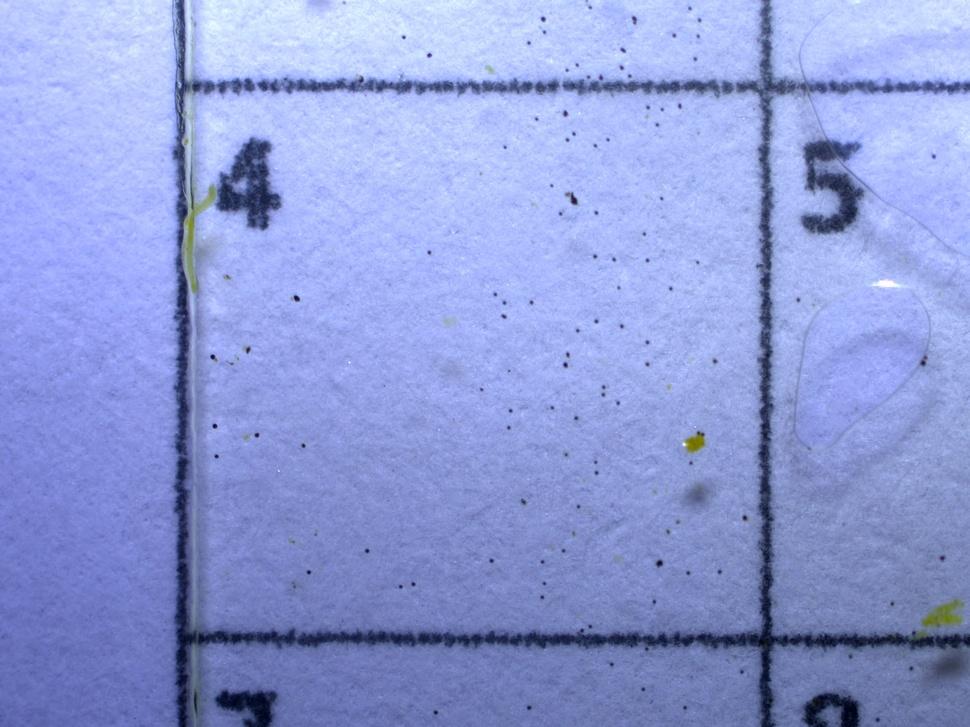
#> input picture datasets/images/excluded/0_IR64_R1_T1_POLLEN4_05May2026_x1.2.jpg, 970 x 727 px, shrunk from 2592 x 1944 before the run; its folder holds only this picture in this run
$ python apply_clahe.py
#> lines starting #> are read from the running program, lines starting #| are printed output that depends on the picture
import cv2
import shutil
import glob
from pathlib import Path

def apply_clahe():
    images_dir = Path("datasets/images")
    backup_dir = Path("datasets/images_original")

    if not backup_dir.exists():
        print("[INFO] Creating backup of datasets/images to datasets/images_original...")
        shutil.copytree(images_dir, backup_dir)
    else:
        print("[INFO] Backup datasets/images_original already exists. Proceeding...")

    # Find all image files
    extensions = ("*.jpg", "*.jpeg", "*.png")
    image_paths = []
    for ext in extensions:
        image_paths.extend(images_dir.rglob(ext))
#> pass 2 of the loop in apply_clahe, `for ext in extensions:`:

    if not image_paths:
        print("[WARN] No images found in datasets/images!")
        return

    clahe = cv2.createCLAHE(clipLimit=2.5, tileGridSize=(8, 8))

    count = 0
    for path in image_paths:
        img_bgr = cv2.imread(str(path))
#> img_bgr is the input picture: shape (727, 970, 3); mean B, G, R 215.5, 155.8, 141.7
        if img_bgr is None:
            continue

        # Convert to LAB color space
        lab = cv2.cvtColor(img_bgr, cv2.COLOR_BGR2LAB)
#> lab: shape (727, 970, 3); mean of channels 0, 1, 2 165.7, 137.4, 95.9
        l_channel, a_channel, b_channel = cv2.split(lab)
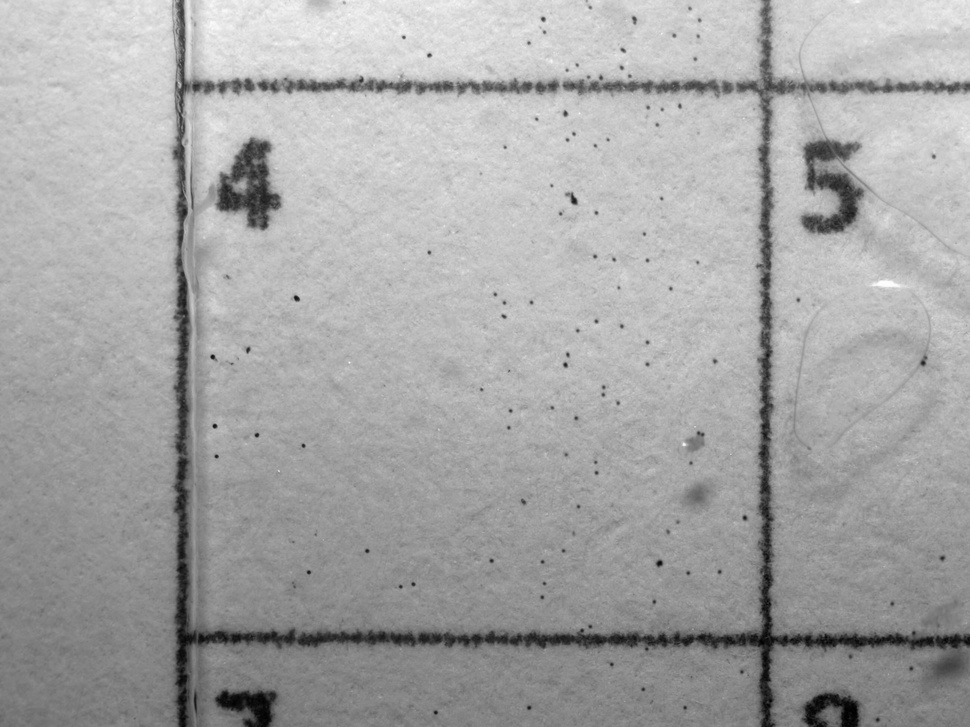
#> l_channel: shape (727, 970); min 0, max 254, mean 165.7
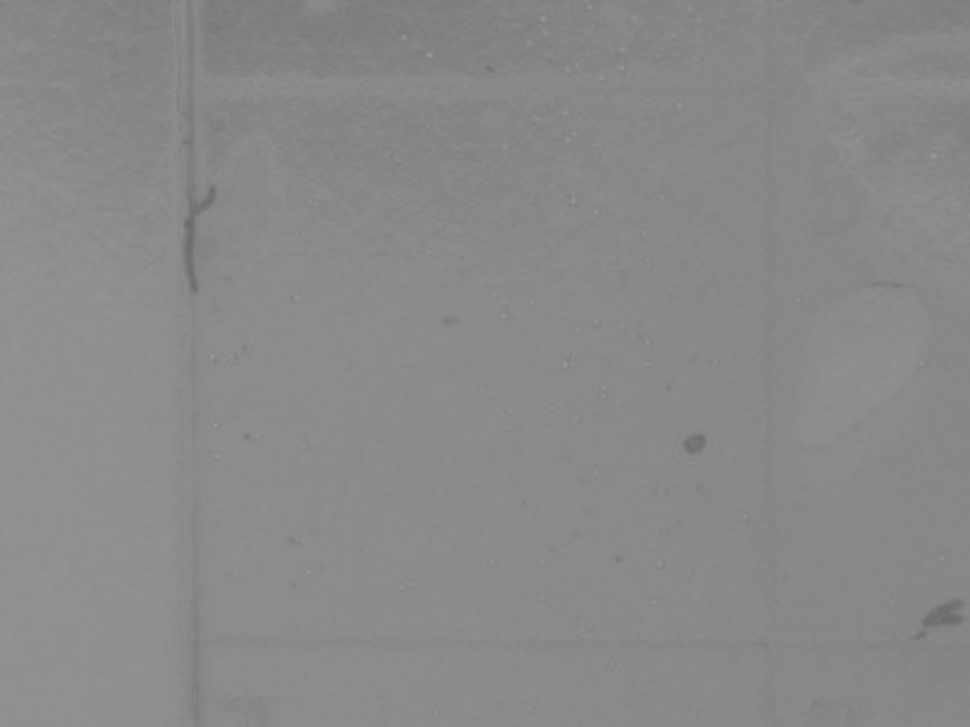
#> a_channel: shape (727, 970); min 108, max 154, mean 137.4
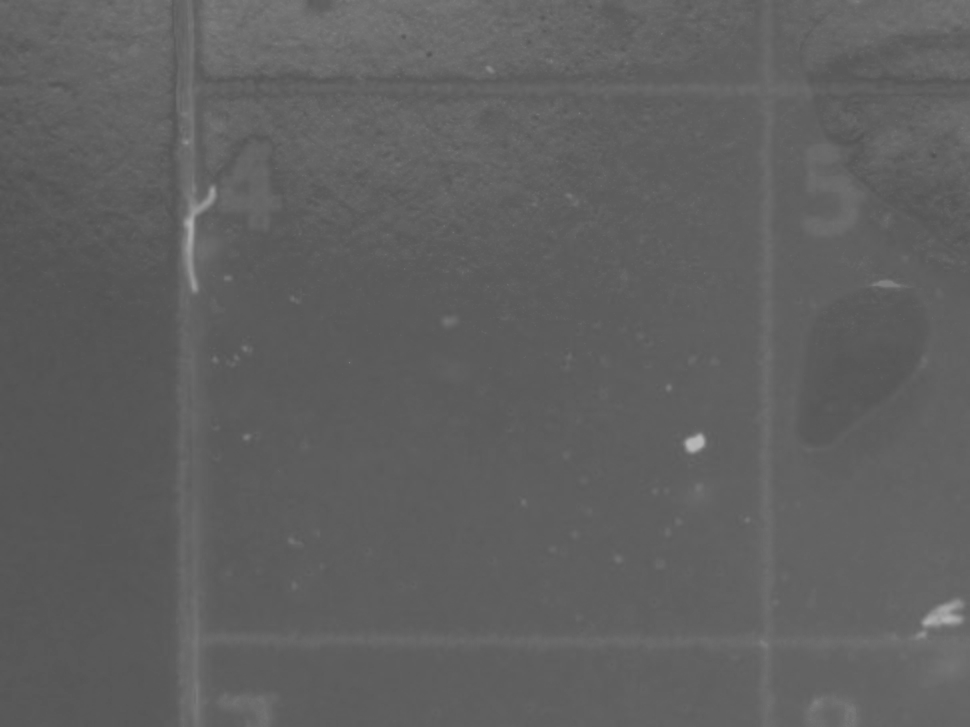
#> b_channel: shape (727, 970); min 80, max 184, mean 95.9

        # Apply CLAHE to the lightness channel
        l_clahe = clahe.apply(l_channel)
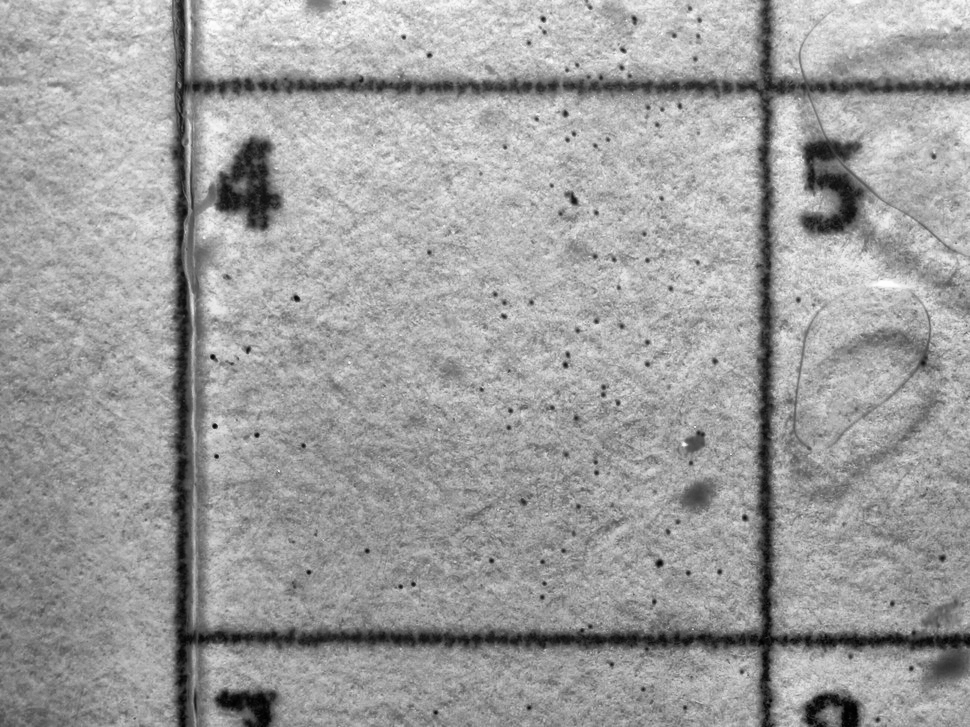
#> l_clahe: shape (727, 970); min 0, max 254, mean 158.8

        # Merge back and convert to BGR
        lab_clahe = cv2.merge((l_clahe, a_channel, b_channel))
#> lab_clahe: shape (727, 970, 3); mean of channels 0, 1, 2 158.8, 137.4, 95.9
        img_clahe = cv2.cvtColor(lab_clahe, cv2.COLOR_LAB2BGR)
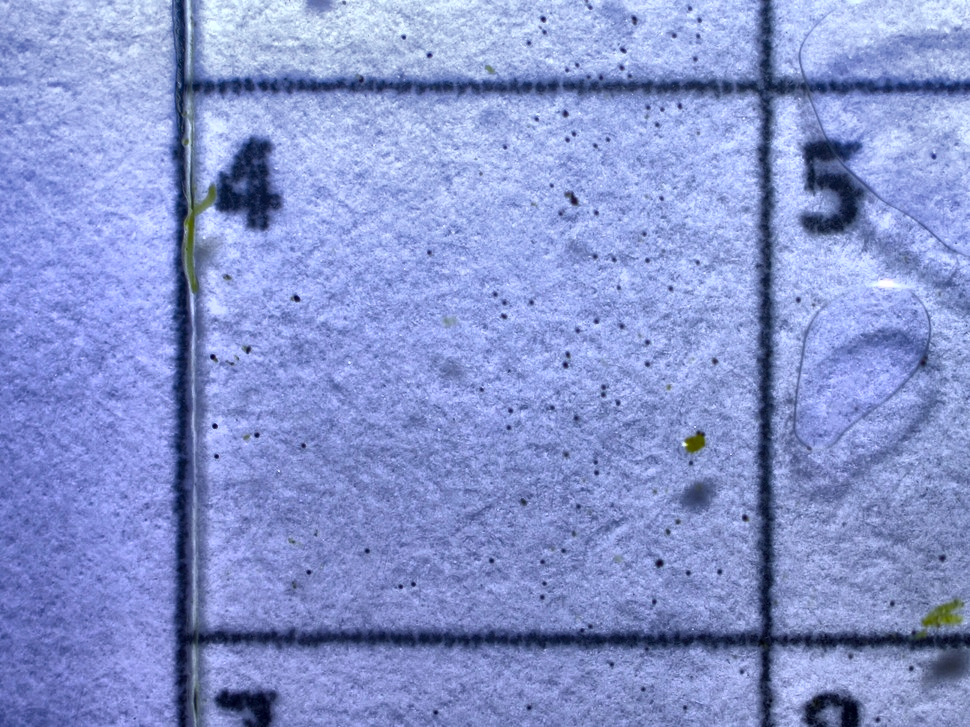
#> img_clahe: shape (727, 970, 3); mean B, G, R 207.5, 149, 134.5

        # Overwrite the original image
        cv2.imwrite(str(path), img_clahe)
        count += 1
#> pass 2 of the loop in apply_clahe, `for path in image_paths:`:
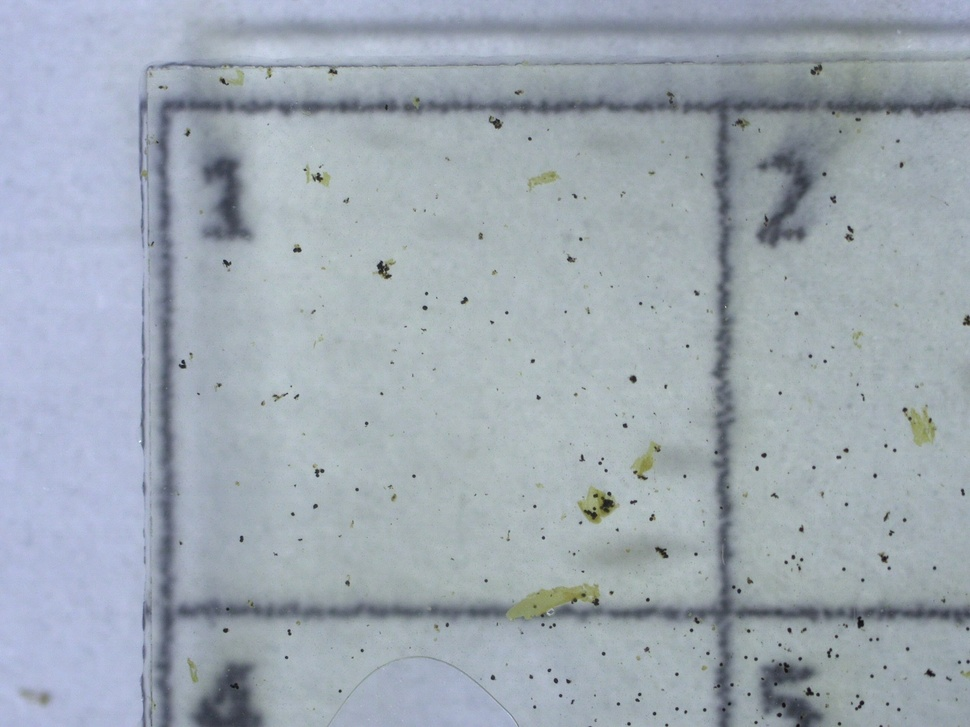
#> input picture datasets/images/review/1104_1_pollen_7July2025_1.2x_I2KI.jpg, 970 x 727 px, shrunk from 2592 x 1944 before the run
#> in apply_clahe, img_bgr is the input picture: shape (727, 970, 3); mean B, G, R 178.7, 168.9, 158.9
#> lab: shape (727, 970, 3); mean of channels 0, 1, 2 175, 126.5, 121.9
#> in apply_clahe, `l_channel, a_channel, b_channel = cv2.split(lab)`:
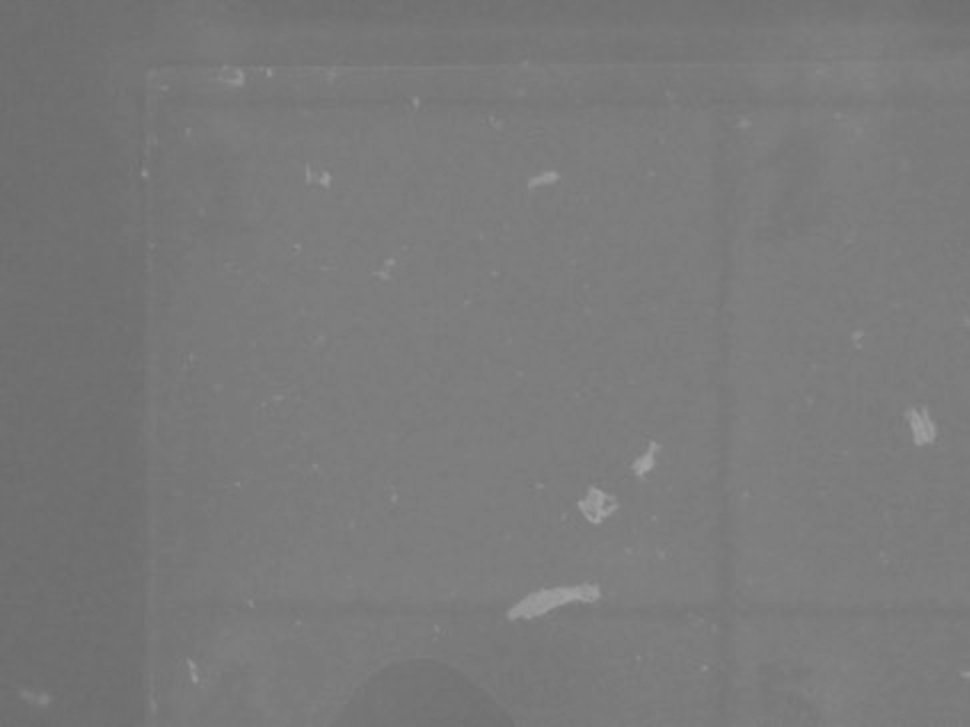
#> b_channel: shape (727, 970); min 108, max 164, mean 121.9
#> lab_clahe: shape (727, 970, 3); mean of channels 0, 1, 2 170.9, 126.5, 121.9
#> in apply_clahe, `img_clahe = cv2.cvtColor(lab_clahe, cv2.COLOR_LAB2BGR)`:
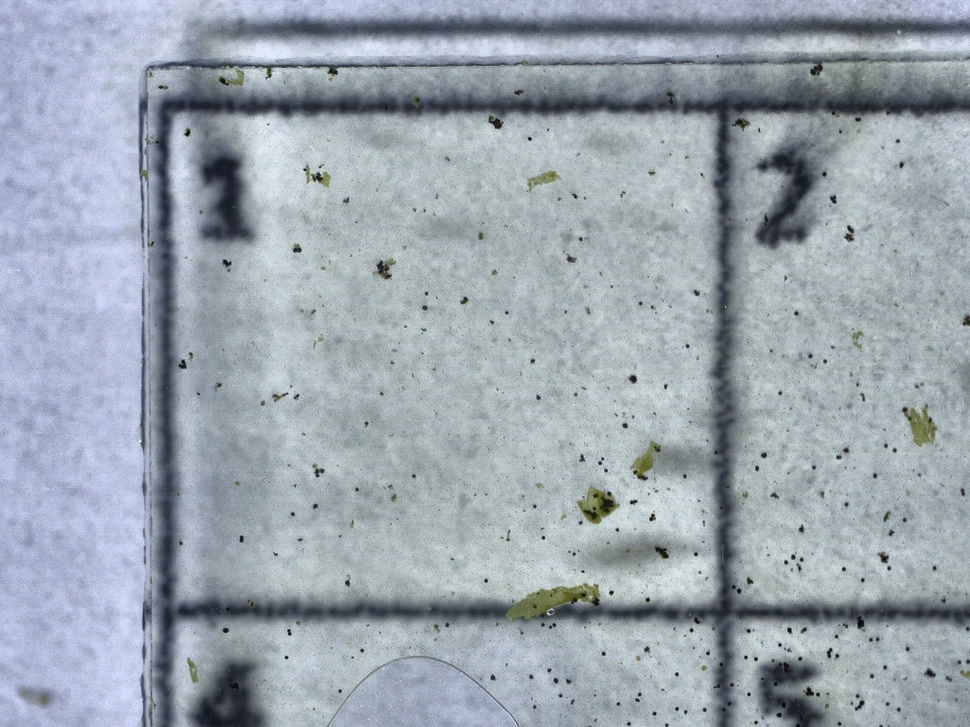
#> img_clahe: shape (727, 970, 3); mean B, G, R 174.9, 165.4, 155.4

    print(f"[INFO] Successfully applied CLAHE to {count} images in {images_dir}")

if __name__ == "__main__":
    apply_clahe()
